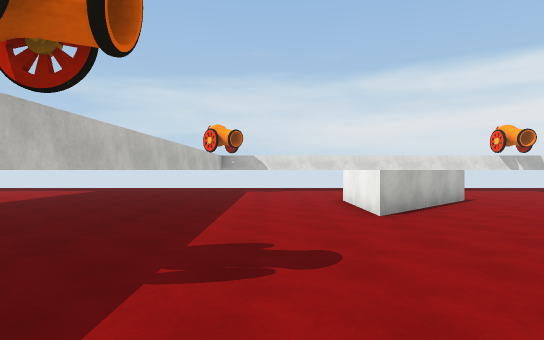
[1] (above)

23 first-person views from a walk through a Unity game level. The camera is 1.5 m above the floor, looks level and sees 75° across. The floor is counted in squares, 2 m on a side. Each view is taken from the middle of a square. On the plan, view 1 faces up. The plan holds only what a view shows up to about 11 squares ahead; the rest is blank. The place goes on beyond the plan. The player character is not drawn. Surface patterns are stand-ins for the level's own textures.

[2]
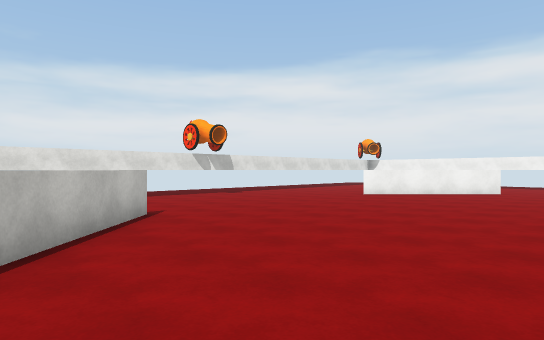

[3]
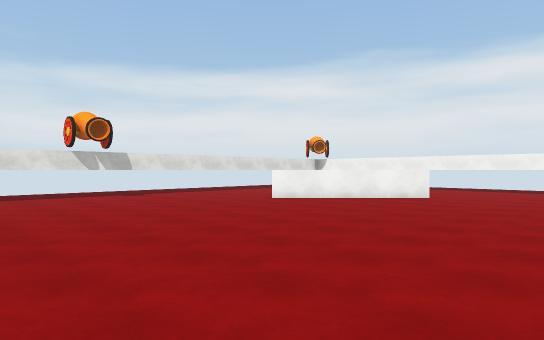

[4]
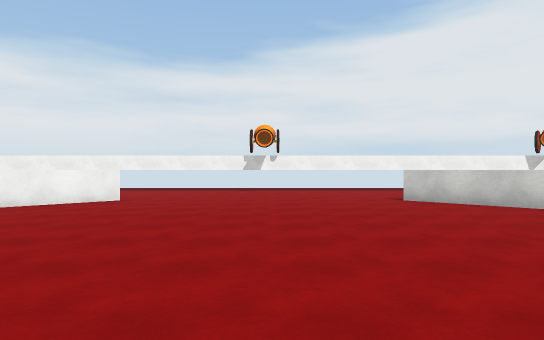

[5]
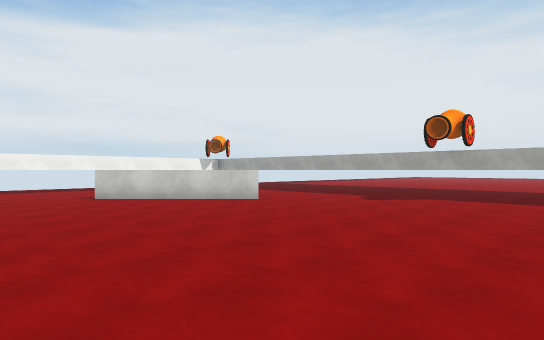

[6]
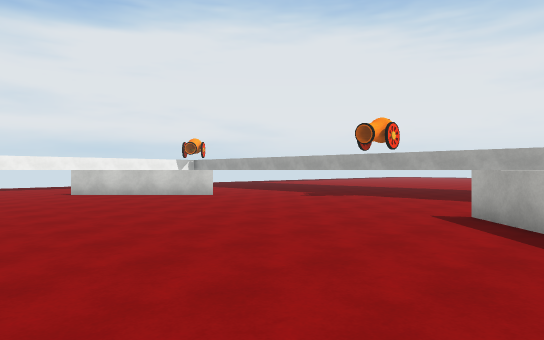

[7]
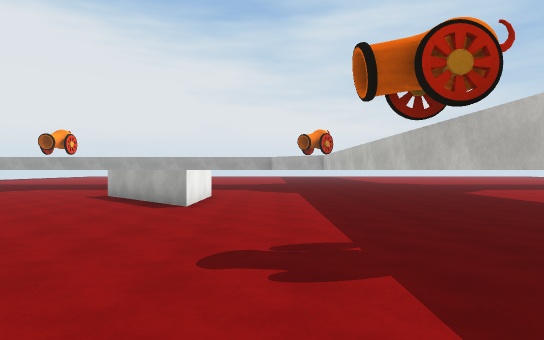

[8]
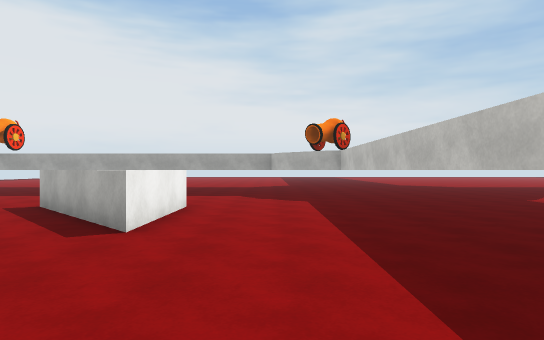

[9]
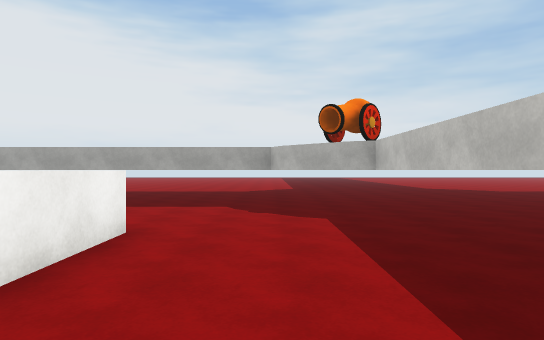

[10]
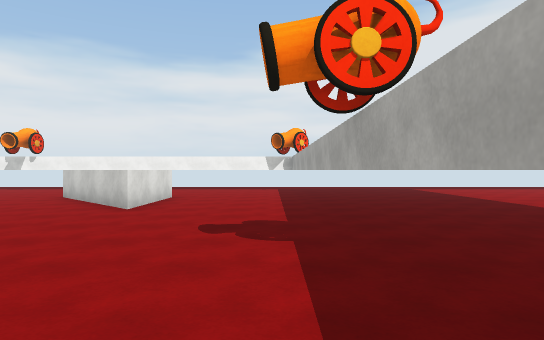

[11]
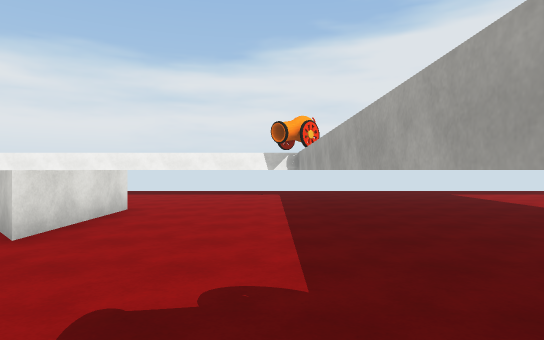

[12]
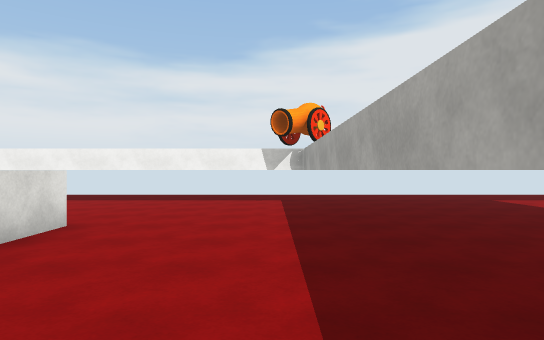

[13]
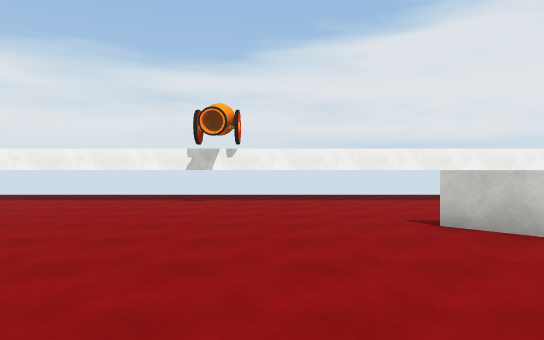

[14]
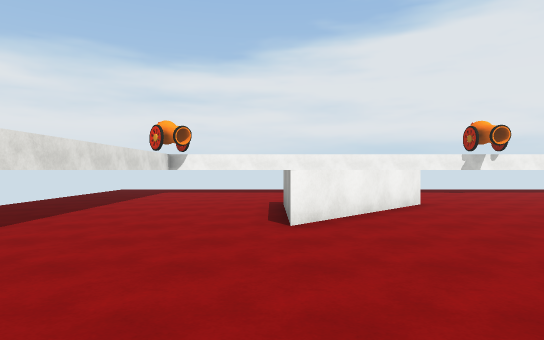

[15]
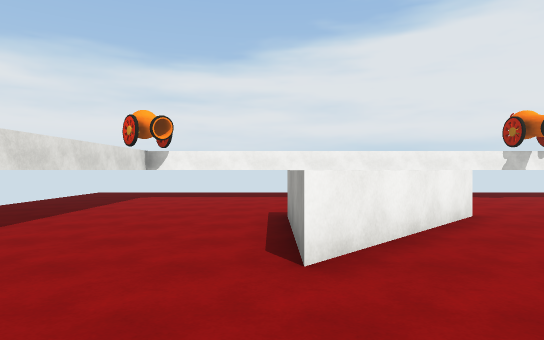

[16]
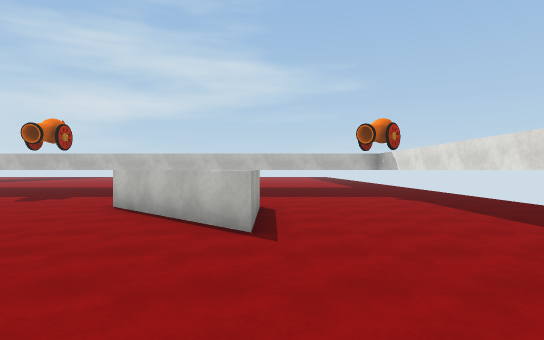

[17]
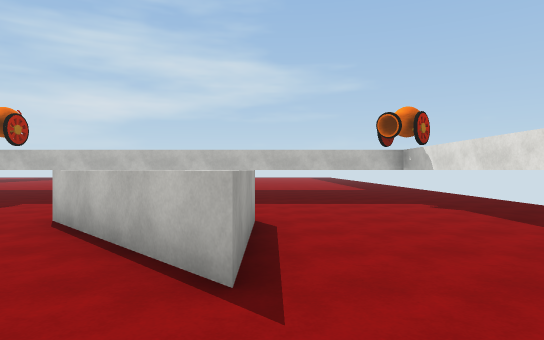

[18]
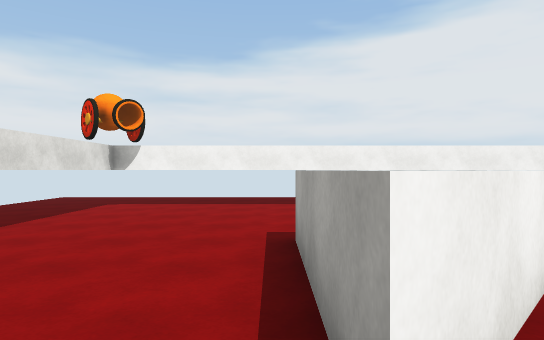

[19]
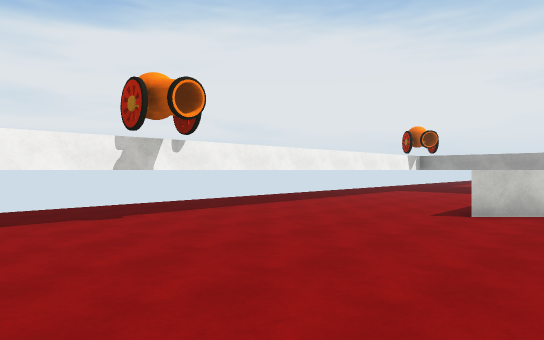

[20]
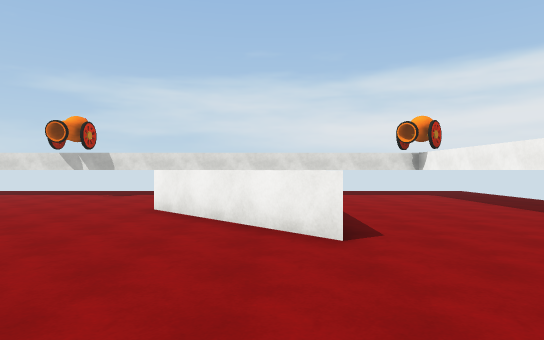

[21]
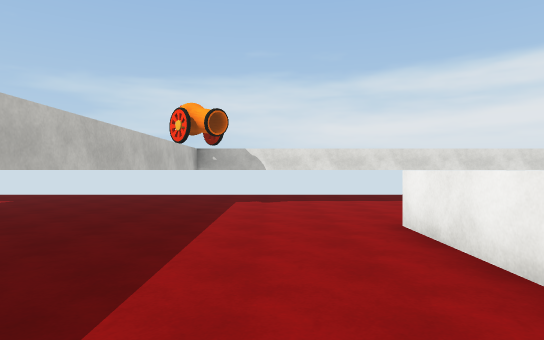

[22]
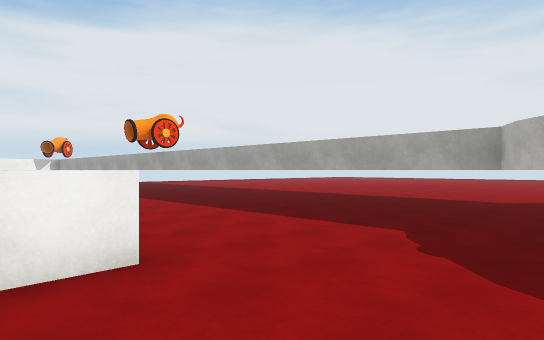

[23]
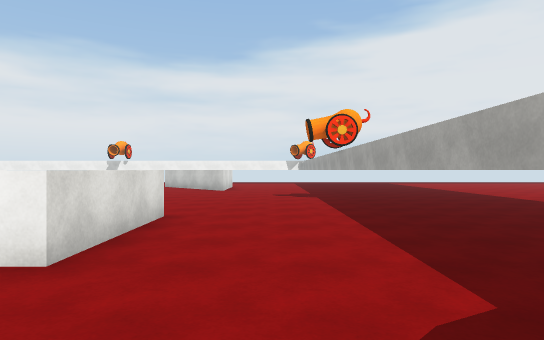

### Floor plan
Key: @ floor where view 1 was taken; # wall or solid block; . floor; = window, fence, low wall or low ledge; ^ raised ledge.
Columns run from 2 left of view 1 to 19 right of it. Each row starts with its distance up from view 1.
 13 ######################
 12 #....................#
 11 #....................#
 10 #....................#
  9 #......#......=^.....#
  8 #...^^^........^^....#
  7 #...^^..........^^...#
  6 #...^............#...#
  5 #....................#
  4 #....................#
  3 #....................#
  2 #....................#
  1 #....................#
  0 #.@..................#
 -1 #................#...#
 -2 #...^...........^....#
 -3 #...^^.........^^....#
 -4 #...^^^.......^^^....#
 -5 #....................#
 -6 #....................#
 -7 ##...................#
 -8  #####################

Positions as (right, up) in squares from view 1, and headings:
1: (0, 0), facing up
2: (2, 3), facing up-right
3: (5, 2), facing up-right
4: (6, 2), facing right
5: (5, 2), facing down-right
6: (3, 2), facing down-right
7: (0, 6), facing down
8: (0, 3), facing down
9: (0, 0), facing down
10: (5, -7), facing right
11: (8, -7), facing right
12: (10, -7), facing right
13: (10, 1), facing right
14: (7, 9), facing right
15: (9, 9), facing right
16: (9, 9), facing left
17: (7, 9), facing left
18: (11, 9), facing right
19: (13, 5), facing down-right
20: (14, 2), facing up
21: (0, 4), facing up
22: (-1, -3), facing down-right
23: (-1, -6), facing right
